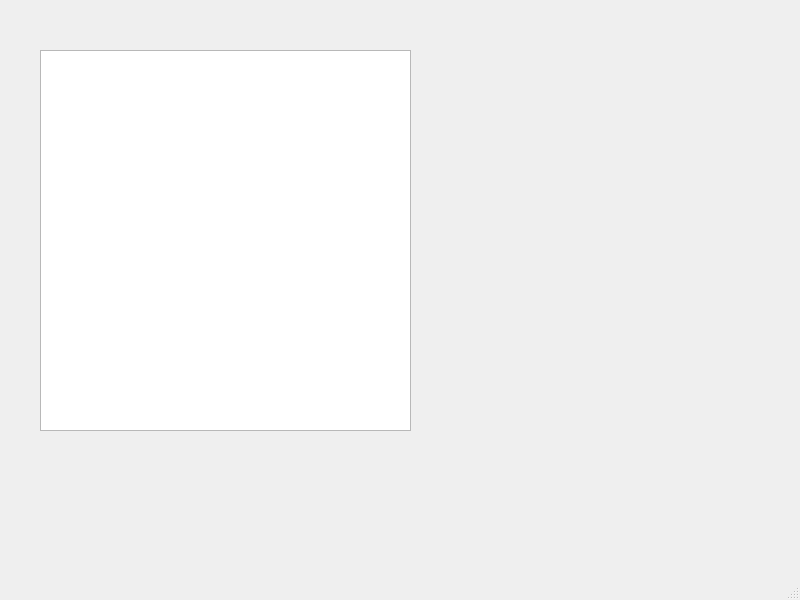
<?xml version="1.0" encoding="UTF-8"?>
<ui version="4.0">
 <class>MainWindow</class>
 <widget class="QMainWindow" name="MainWindow">
  <property name="geometry">
   <rect>
    <x>0</x>
    <y>0</y>
    <width>800</width>
    <height>600</height>
   </rect>
  </property>
  <property name="windowTitle">
   <string>MainWindow</string>
  </property>
  <widget class="QWidget" name="centralwidget">
   <widget class="QTextEdit" name="textEdit">
    <property name="geometry">
     <rect>
      <x>40</x>
      <y>50</y>
      <width>371</width>
      <height>381</height>
     </rect>
    </property>
   </widget>
  </widget>
  <widget class="QMenuBar" name="menubar">
   <property name="geometry">
    <rect>
     <x>0</x>
     <y>0</y>
     <width>800</width>
     <height>26</height>
    </rect>
   </property>
  </widget>
  <widget class="QStatusBar" name="statusbar"/>
 </widget>
 <resources/>
 <connections/>
</ui>
